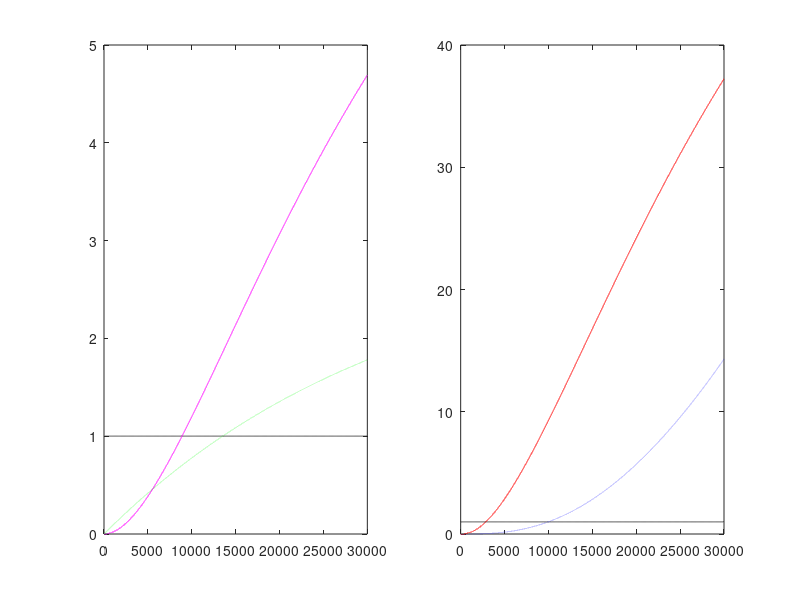

MATLAB code to generate this figure:
dt=0.01;Tmax=30000;
L=zeros(1,Tmax);L(1)=1;%LT-HSC
S=zeros(1,Tmax);S(1)=0;%ST-HSC
M=zeros(1,Tmax);M(1)=0;%MPP
Cl=zeros(1,Tmax);Cl(1)=0;%CLP
Cm=zeros(1,Tmax);Cm(1)=0;%CMP
p1=0.009;p2=0.042;p3=4;
d1=0.009;d2=0.045;d3=0.022;d4=3.992;d5=0.00;d6=0.5;
for T=1:Tmax-1
    L(T+1)=L(T)+dt*(p1-d1)*L(T);
    S(T+1)=S(T)+dt*(d1*L(T)+(p2-d2)*S(T));
    M(T+1)=M(T)+dt*(d2*S(T)+(p3-d3-d4)*M(T));
    Cl(T+1)=Cl(T)+dt*(d3*M(T)-d5*Cl(T));
    Cm(T+1)=Cm(T)+dt*(d4*M(T)-d6*Cm(T));
end
X=1:Tmax;figure('Position',[0 300 1000 400]);
subplot(1,2,1);plot(X,L,'k--',X,S,'g:',X,M,'m');   %L破線(黒)，S点線(緑)，M実線(紫)でプロット
subplot(1,2,2);plot(X,L,'k--',X,Cl,'b:',X,Cm,'r');   %L破線(黒)，Cl点線(青)，Cm実線(赤)でプロット
